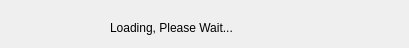
<?xml version="1.0" encoding="UTF-8"?>
<ui version="4.0">
 <class>loadingWindow</class>
 <widget class="QDialog" name="loadingWindow">
  <property name="geometry">
   <rect>
    <x>0</x>
    <y>0</y>
    <width>409</width>
    <height>48</height>
   </rect>
  </property>
  <property name="windowTitle">
   <string>Dialog</string>
  </property>
  <widget class="QLabel" name="label">
   <property name="geometry">
    <rect>
     <x>110</x>
     <y>20</y>
     <width>241</width>
     <height>16</height>
    </rect>
   </property>
   <property name="text">
    <string>Loading, Please Wait...</string>
   </property>
  </widget>
 </widget>
 <resources/>
 <connections/>
</ui>
